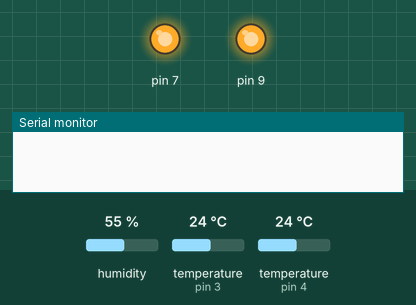
This sketch was run on a simulated Arduino Uno, built with avr-gcc and run on an emulated ATmega328P. On the bench: output pins drawn as LEDs (lit = HIGH), the last lines printed to the serial monitor. The inputs (shaded band) are chosen by the test bench; at power-on: temperature (sensors on pin 4, pin 3) 24 °C, humidity 55 %. No radio packets arrive unless stated.

Above: at 1.2 s.
1.3 s: temperature (sensor on pin 4) set to 6 °C
At 2.9 s:
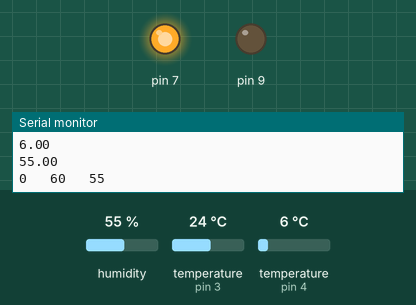
Timing chart, 0 to 4.4 s (numbered marks = the images above; inputs shaded):
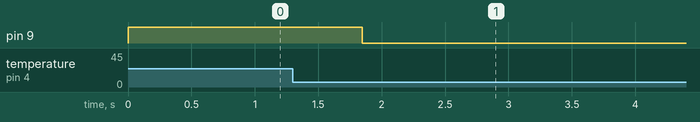

The sketch:

sec.ino
```cpp
#include <OneWire.h>
#include <DallasTemperature.h>
#include <DHT.h>
#include <RH_ASK.h>
#include <SPI.h>
#include "LowPower.h"

#define DALLAS_PIN 4
#define DHTPIN 3
#define DHTTYPE DHT22
#define BUFF_SIZE 50
#define ID 0

RH_ASK driver(1000, 12, 8, 0);

/* DHT 22 SETUP */
DHT dht(DHTPIN, DHTTYPE);

void setup() {

  pinMode(7, OUTPUT);
  pinMode(9, OUTPUT);

  digitalWrite(7,HIGH);

  if (!driver.init())
    Serial.println("init failed");

  Serial.begin(9600);
  dht.begin();

}

void loop()
{


  getAndSend();
  for(int i=0; i<=7; i++)
  {
    LowPower.powerDown(SLEEP_8S, ADC_OFF, BOD_OFF);
  }
//  delay(5000);

}

float getDallasTemp(DallasTemperature *sensors)
{
  float temp;
  /* Method That Gets And Returns Dallas Sensor Temperature */
  sensors -> requestTemperatures();
  temp = sensors->getTempCByIndex(0);

  if(temp != DEVICE_DISCONNECTED_C)
    return temp;
  else
  {
      Serial.println("Error Could Not Read Dallas Temperature");
      return -300;
  }
}
float getDhtHumidity()
{
  float humidity = dht.readHumidity();

  if (humidity > 0 && humidity <= 100)
    return humidity;
  else
  {
    Serial.println("Error Reading DHT22 Humidity");
    return humidity ;
  }
}

void getAndSend()
{
    OneWire oneWire(DALLAS_PIN);

    DallasTemperature sensors(&oneWire);


    char toSend[BUFF_SIZE];
    float temp, humidity;
    digitalWrite(9,HIGH);

    delay(1000);
    sensors.begin();


    temp = getDallasTemp(&sensors);
    humidity = getDhtHumidity();

    sprintf(toSend, "%d %4d %4d",ID , (int) (round(temp * 10)), (int) round(humidity));


    driver.send((uint8_t *)toSend, strlen(toSend));
    driver.waitPacketSent();

    Serial.println(temp);
    Serial.println(humidity);
    Serial.println(toSend);
    digitalWrite(9,LOW);

}
```
